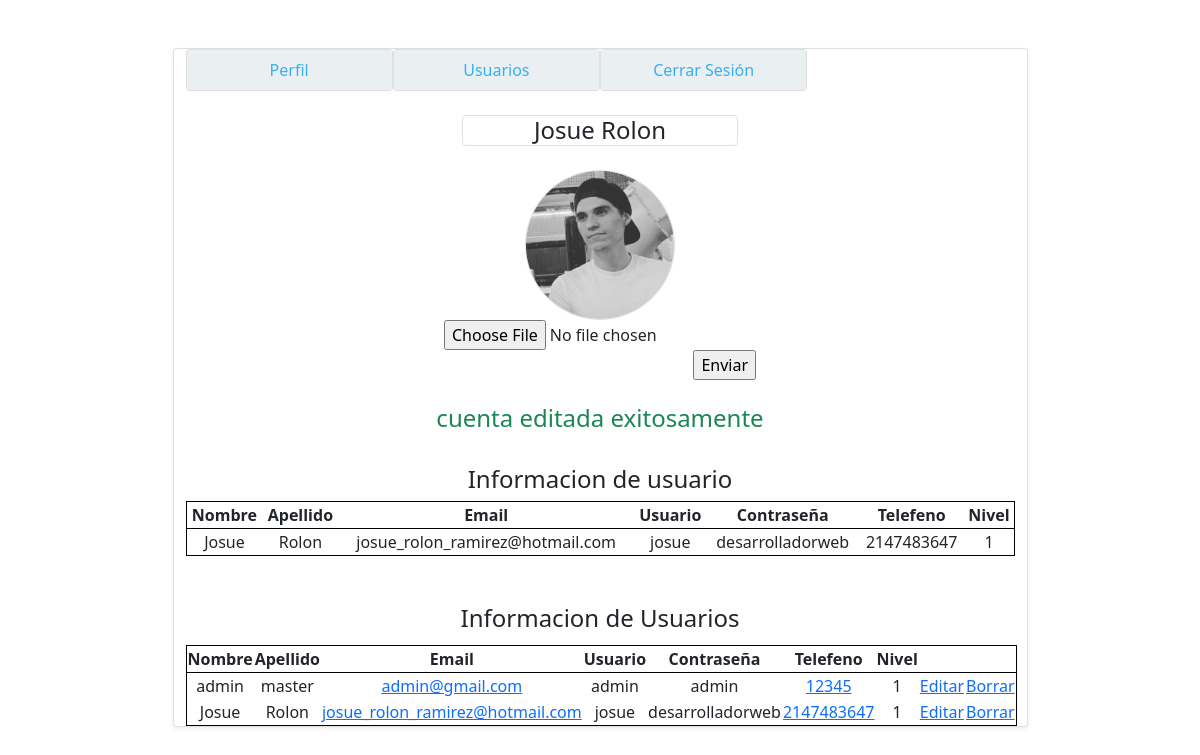
The app's page /usuarios.php?mensaje=cambio_exitoso (signed in) with its own data.
### tables this page shows
CREATE TABLE `usuarios` (
  `nombre` varchar(50) NOT NULL,
  `apellido` varchar(50) NOT NULL,
  `email` varchar(50) NOT NULL,
  `user` varchar(15) NOT NULL,
  `pass` varchar(20) NOT NULL,
  `telefono` int(15) NOT NULL,
  `nivel` int(1) NOT NULL
);

### lista-usuarios.php (the view, shortened to what this page needs)
<?php
    function getUsuariosAdmin(){
        $host = 'localhost';
        $user_db = 'root';
        $password_db ='';
        $database = 'crud-usuarios';
        $conexion = mysqli_connect($host,$user_db,$password_db,$database);
        $usuarios = mysqli_query($conexion, "SELECT * FROM usuarios");
         while($fila = mysqli_fetch_array($usuarios)){
            echo '
            <tr >
        <td class="col-auto text-center">'.$fila['nombre'].'</td>
        <td class="col-auto text-center">'.$fila['apellido'].'</td>
        <td class="col-auto text-center"><a href="mailto:'.$fila['email'].' ">'.$fila['email'].'</a></td>
        <td class="col-auto text-center">'.$fila['user'].'</td>
        <td class="col-auto text-center">'.$fila['pass'].'</td>
        <td class="col-auto text-center"><a href="tel:'.$fila['telefono'].' "> '.$fila['telefono'].'</a></td>
        <td class="col-auto text-center">'.$fila['nivel'].'</td>
        <td class="col-auto text-center"><a href="editar-usuarios.php?email='.$fila['email'].'">Editar</a></td>
        <td class="col-auto text-center"><a href="borrar-usuarios.php?email='.$fila['email'].'" onclick="return borrar();">Borrar</a></td>
            </tr>
             ';
         }
    }
?>

### records on screen
usuarios: nombre "admin", apellido "master", email "admin@gmail.com", user "admin", pass "admin", telefono "12345", nivel "1"
usuarios: nombre "Josue", apellido "Rolon", email "josue_rolon_ramirez@hotmail.com", user "josue", pass "desarrolladorweb", telefono "2147483647", nivel "1"

### other values on screen
$_SESSION['nombre'] "Josue"
$_SESSION['apellido'] "Rolon"
$error "cuenta editada exitosamente"
$_SESSION['email'] "josue_rolon_ramirez@hotmail.com"
$_SESSION['user'] "josue"
$_SESSION['pass'] "desarrolladorweb"
$_SESSION['telefono'] "2147483647"
$_SESSION['nivel'] "1"
